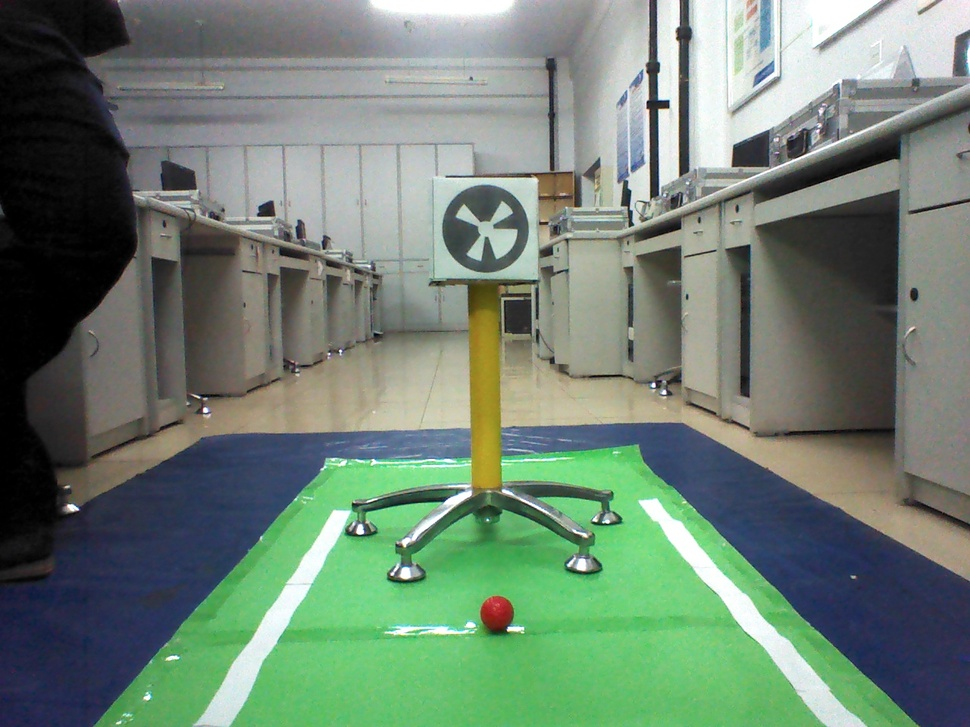
#> input picture 05 Changing Color-space/image.jpg, 970 x 727 px, shrunk from 1280 x 960 before the run, given in place of the camera
$ python change.py
#> lines starting #> are read from the running program, lines starting #| are printed output that depends on the picture; after the words box and inside, x2 and y2 are one past the last pixel; in counts of white or black regions, pixels touching at a corner belong together
import cv2
import numpy as np
cap = cv2.VideoCapture(0)
while(1):
    # Take each frame
    _, img = cap.read()
#> img is the input picture: shape (727, 970, 3); mean B, G, R 114.1, 129.5, 110.8
    frame = cv2.fastNlMeansDenoisingColored(img,None,10,10,7,21)
    # Convert BGR to HSV
    hsv = cv2.cvtColor(frame, cv2.COLOR_BGR2HSV)
#> hsv: shape (727, 970, 3); mean H, S, V 61.3, 54.2, 135.2
    # define range of blue color in HSV
    lower_blue = np.array([11,43,46])
    upper_blue = np.array([34,255,255])
    # Threshold the HSV image to get only blue colors
    mask = cv2.inRange(hsv, lower_blue, upper_blue)
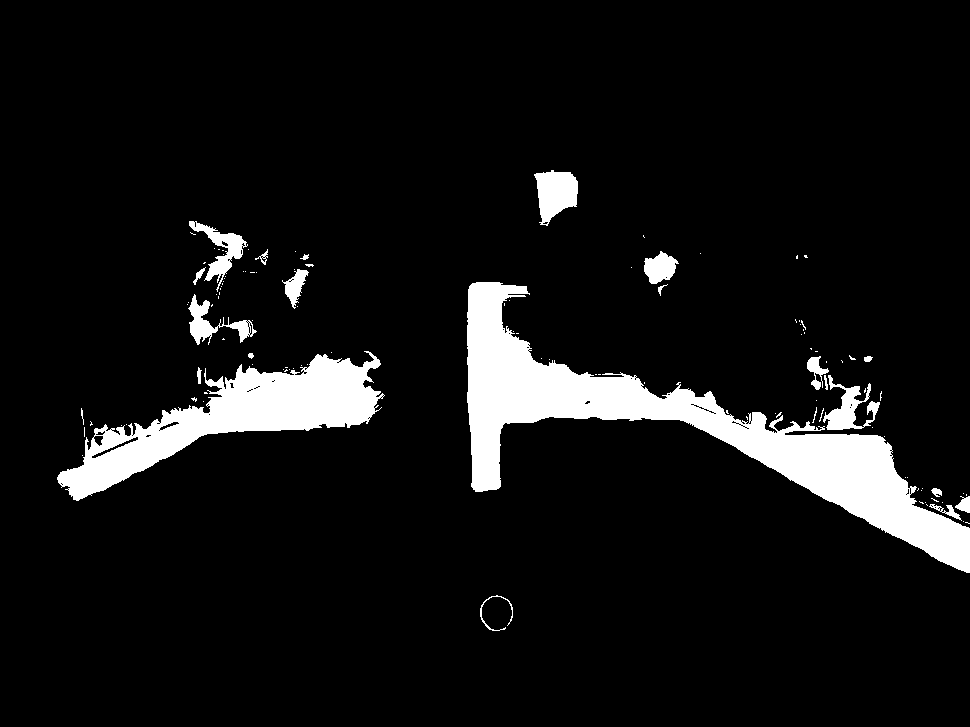
#> mask: shape (727, 970); 7.9% white; 119 white regions (96 under 20 px), largest, box (x1, y1, x2, y2) and area: (467, 282, 970, 573) 31465, (57, 351, 385, 501) 16029, (534, 170, 578, 226) 1635
    # Bitwise-AND mask and original image
    res = cv2.bitwise_and(frame,frame, mask= mask)
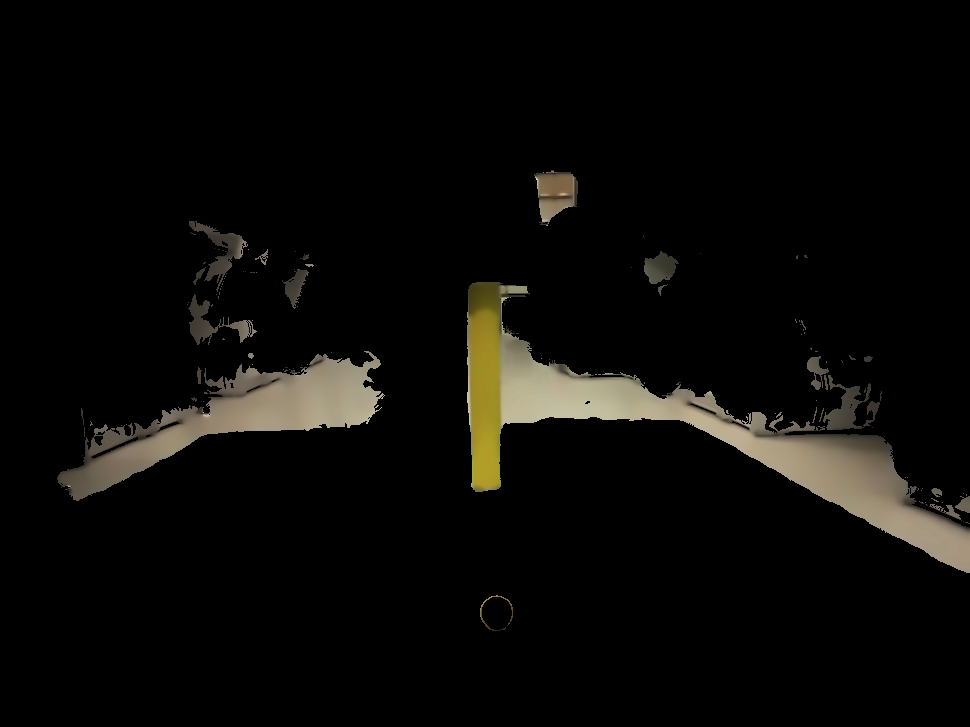
#> res: shape (727, 970, 3); mean B, G, R 7.8, 10.1, 11
    cv2.imshow('frame',frame)
    cv2.imshow('mask',mask)
    cv2.imshow('res',res)
    k = cv2.waitKey(5) & 0xFF
#> (key Esc is pressed here)
    if k == 27:
        break
cv2.destroyAllWindows()
